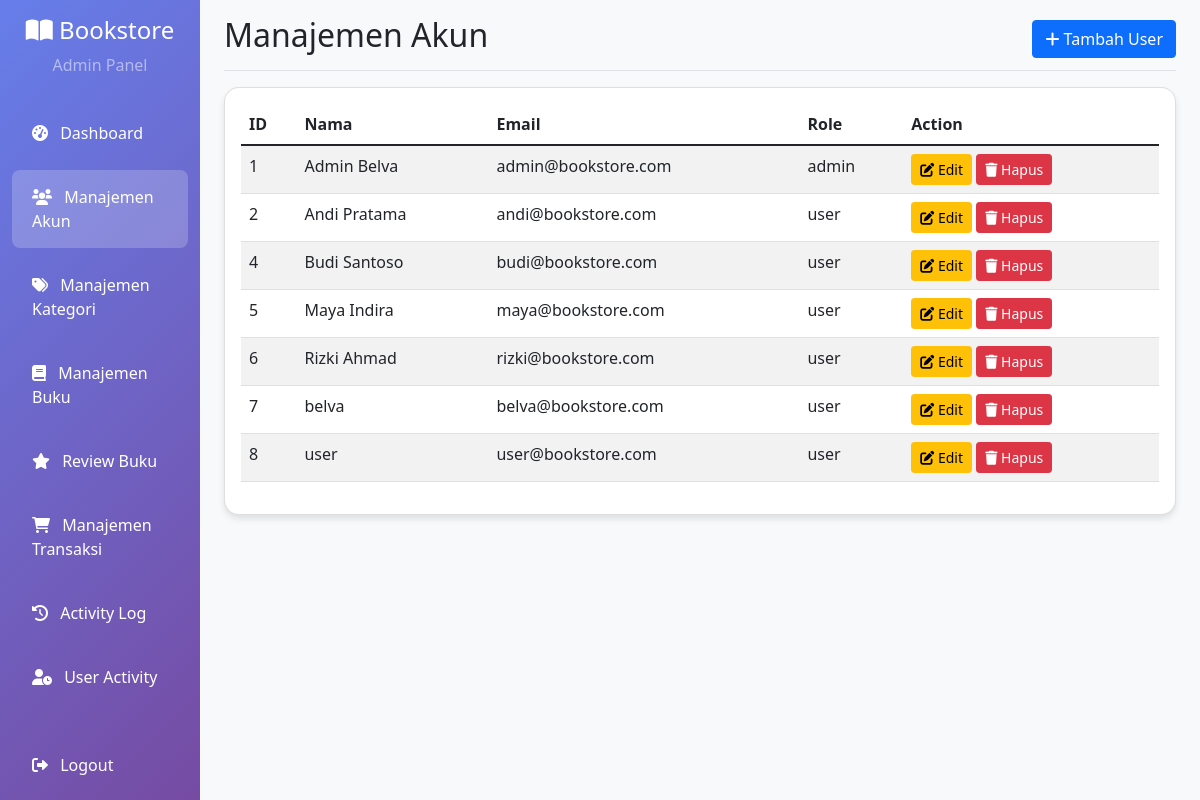
The page /admin/users.php (signed in) on the database its author committed.
### tables this page shows
CREATE TABLE `users` (
  `id` int(11) NOT NULL,
  `name` varchar(100) NOT NULL,
  `email` varchar(100) NOT NULL,
  `password` varchar(255) NOT NULL,
  `role` varchar(20) DEFAULT 'user',
  `created_at` timestamp NOT NULL DEFAULT current_timestamp()
);

### src/admin/users.php (the view, shortened to what this page needs)
<?php
$pdo = getConnection();
$users = $pdo->query("SELECT * FROM users")->fetchAll(PDO::FETCH_ASSOC);
?>
<!DOCTYPE html>
<html lang="en">
<head>
    <link href="https://cdn.jsdelivr.net/npm/bootstrap@5.1.3/dist/css/bootstrap.min.css" rel="stylesheet">
    <link href="https://cdnjs.cloudflare.com/ajax/libs/font-awesome/6.0.0/css/all.min.css" rel="stylesheet">
</head>
<body class="bg-light">
    <div class="container-fluid">
        <div class="row">
            <?php include 'sidebar.php'; ?>
            <main class="col-md-9 ms-sm-auto col-lg-10 px-md-4">
                <div class="d-flex justify-content-between flex-wrap flex-md-nowrap align-items-center pt-3 pb-2 mb-3 border-bottom">
                    <h1 class="h2">Manajemen Akun</h1>
                    <button class="btn btn-primary" data-bs-toggle="modal" data-bs-target="#addUserModal">
                        <i class="fas fa-plus"></i> Tambah User
                    </button>
                </div>
                <div class="card">
                    <div class="card-body">
                        <table class="table table-striped table-hover">
                    <thead>
                        <tr>
                            <th>ID</th>
                            <th>Nama</th>
                            <th>Email</th>
                            <th>Role</th>
                            <th>Action</th>
                        </tr>
                    </thead>
                    <tbody>
                        <?php foreach ($users as $user): ?>
                            <tr>
                                <td><?= $user['id'] ?></td>
                                <td><?= $user['name'] ?></td>
                                <td><?= $user['email'] ?></td>
                                <td><?= $user['role'] ?></td>
                                <td>
                                    <button class="btn btn-sm btn-warning" onclick="editUser(<?= $user['id'] ?>, '<?= addslashes($user['name']) ?>', '<?= addslashes($user['email']) ?>', '<?= $user['role'] ?>')">
                                        <i class="fas fa-edit"></i> Edit
                                    </button>
                                    <a href="users.php?delete=<?= $user['id'] ?>" class="btn btn-sm btn-danger" onclick="return confirm('Apakah Anda yakin ingin menghapus user ini?')">
                                        <i class="fas fa-trash"></i> Hapus
                                    </a>
                                </td>
                            </tr>
                        <?php endforeach; ?>
                            </tbody>
                        </table>
                    </div>
                </div>
            </main>
        </div>
    </div>
</body>
</html>

### src/admin/sidebar.php (style rules this page uses)
.card { border-radius: 15px; box-shadow: 0 4px 6px rgba(0,0,0,0.1); transition: transform 0.3s ease; }

### rows shown on the page
users: id "1", name "Admin Belva", email "admin@bookstore.com", role "admin"
users: id "2", name "Andi Pratama", email "andi@bookstore.com", role "user"
users: id "4", name "Budi Santoso", email "budi@bookstore.com", role "user"
users: id "5", name "Maya Indira", email "maya@bookstore.com", role "user"
users: id "6", name "Rizki Ahmad", email "rizki@bookstore.com", role "user"
users: id "7", name "belva", email "belva@bookstore.com", role "user"
users: id "8", name "user", email "user@bookstore.com", role "user"
